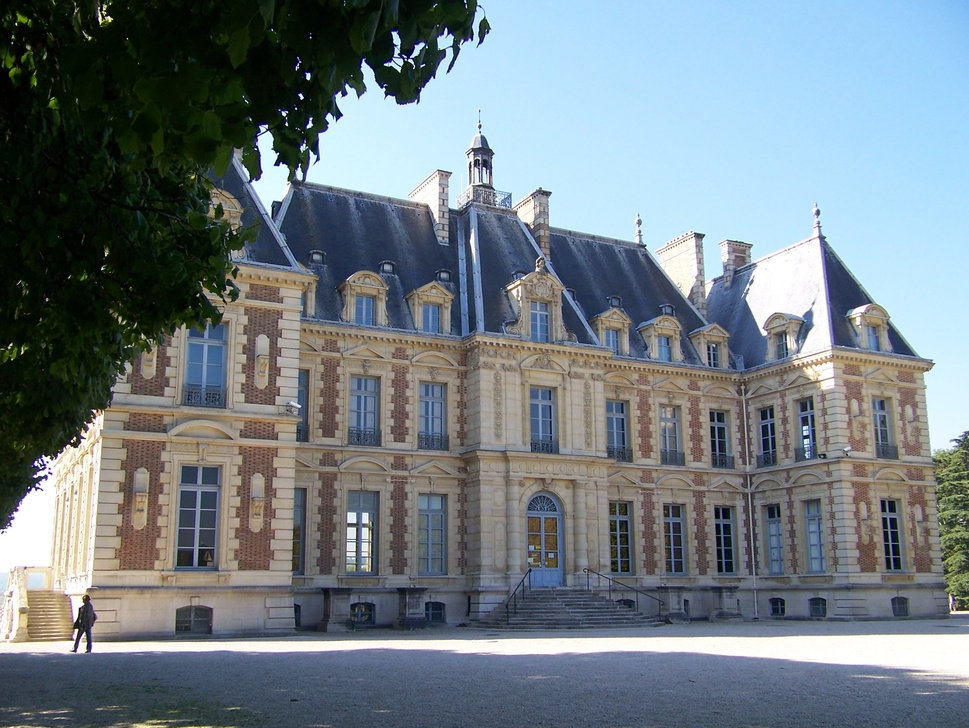
//> input picture 3DReconstruction/build/data_building/images/1.jpg, 969 x 728 px, shrunk from 2832 x 2128 before the run
$ ./edgeExtracting ../3DReconstruction/build/data_building/images/1.jpg   (built with g++ and OpenCV 4)
//> lines starting //> are read from the running program, lines starting //| are printed output that depends on the picture
#include<iostream>

using namespace std;

#include<opencv4/opencv2/core/core.hpp>
#include<opencv4/opencv2/highgui/highgui.hpp>

cv::Mat edgeExtract_byArray(cv::Mat image_gray){
    cv::Mat image_edge = image_gray.clone();

    //使用循环方式提取边缘
    //遍历图
    //行
    for(size_t y = 0;y < image_gray.rows;y++){
        //cv::Mat::ptr 获取行指针
        unsigned char *row_ptr = image_gray.ptr<unsigned char>(y);//row_ptr是第y行头指针
        for(size_t x = 0;x < image_gray.cols;x++){
            float sum = 0;
            //左边界
            if(x>0)sum += image_gray.at<unsigned char>(y,x-1);
            //右边界
            if(x<image_gray.cols-1) sum += image_gray.at<unsigned char>(y,x+1);
            sum += image_gray.at<unsigned char>(y,x);
            image_edge.at<unsigned char>(y,x)=sum/3.0;
        }
    }
    //列
    cv::Mat edge_tem = image_edge.clone();
    for(size_t y = 0;y < image_edge.rows;y++){
        //cv::Mat::ptr 获取行指针
        unsigned char *row_ptr = image_edge.ptr<unsigned char>(y);//row_ptr是第y行头指针
        for(size_t x = 0;x < image_edge.cols;x++){
            float sum = 0;
            //上边界
            if(y>0)sum += image_edge.at<unsigned char>(y-1,x);
            //下边界
            if(y<image_edge.rows-1) sum += image_edge.at<unsigned char>(y+1,x);
            sum += image_edge.at<unsigned char>(y,x);
            edge_tem.at<unsigned char>(y,x)=sum/3.0;
        }
    }
    //原图-平滑去噪 = 边缘图
    image_edge = (image_gray - edge_tem)*2;
    return image_edge;

}
int main(int argc , char **argv){
    cv::Mat image = cv::imread(argv[1]); //cv::imread 读取指定路径图像
//> image is the input picture: 728 rows x 969 cols, CV_8UC3; mean B, G, R 131.2, 124.8, 113.5

    if(image.data == nullptr){//数据不存在
        cerr<<"file "<<argv[1]<<" not exit. "<<endl;
        return 0;
    }

    cout<<"  "<<image.cols<<", height "<<image.rows<<", channels "<<image.channels()<<endl;
//|   969, height 728, channels 3
    cv::imshow("image",image);
    cv::waitKey(0);

    vector<cv::Mat> channels;
    split(image,channels);
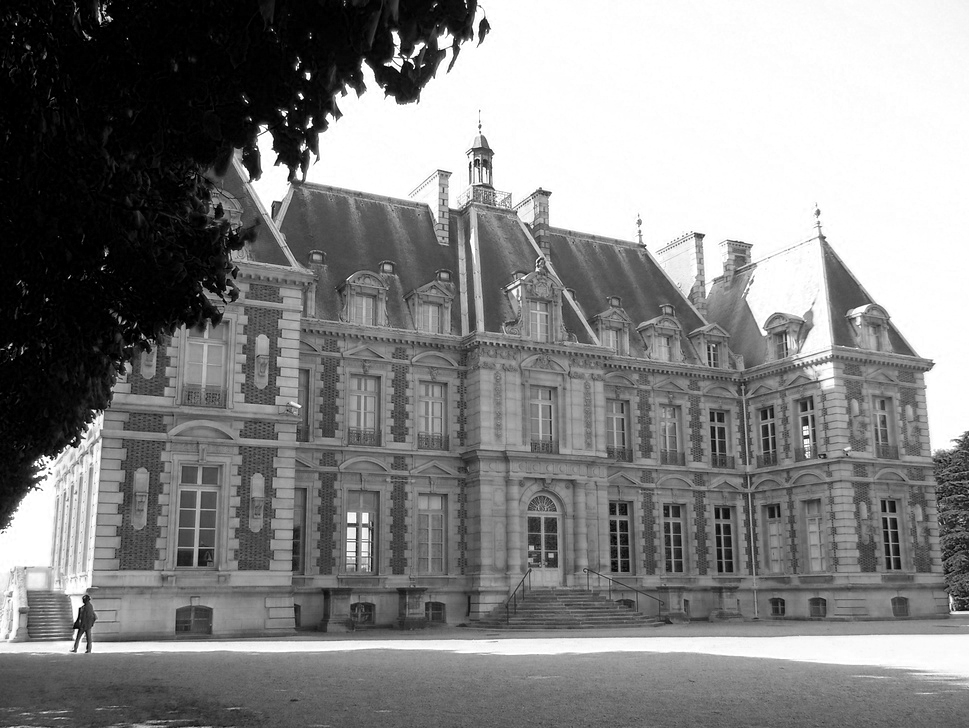
//> channels[0]: 728 rows x 969 cols, CV_8UC1; min 0, max 255, mean 131.2
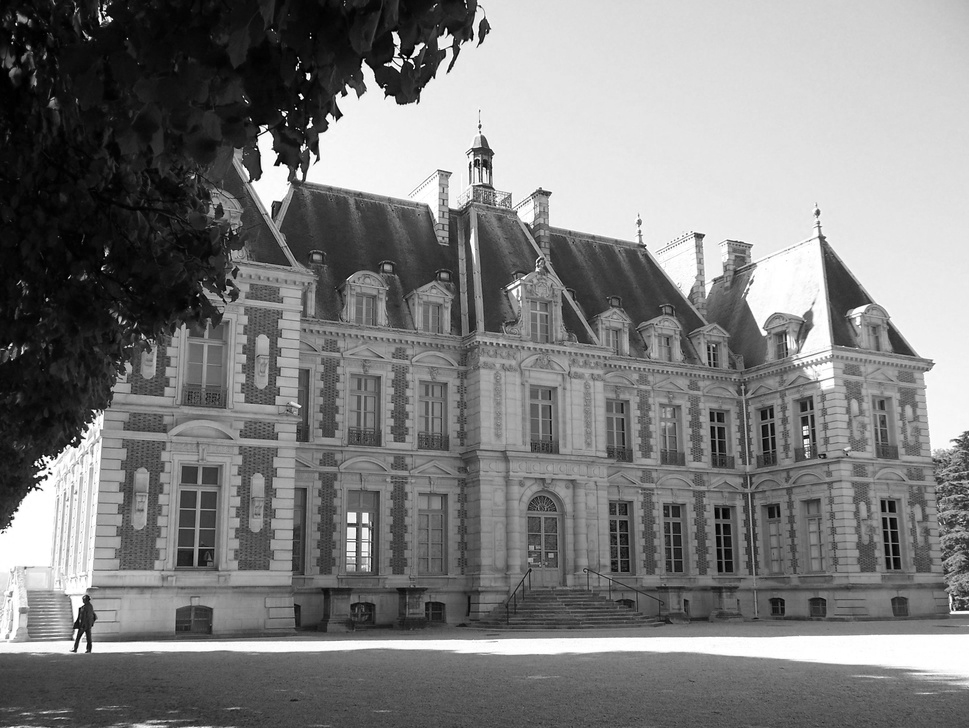
//> channels[1]: 728 rows x 969 cols, CV_8UC1; min 0, max 255, mean 124.8
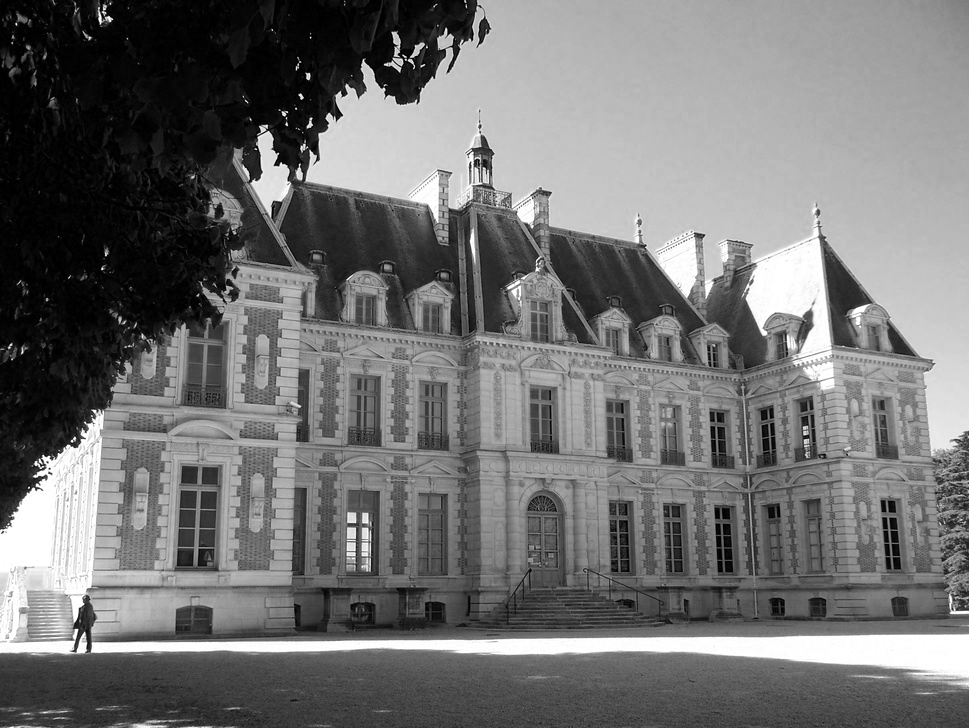
//> channels[2]: 728 rows x 969 cols, CV_8UC1; min 0, max 255, mean 113.5

    cv::Mat blue,green,red;
    blue = edgeExtract_byArray(channels.at(0));
//> in edgeExtract_byArray, `image_edge = (image_gray - edge_tem)*2;`:
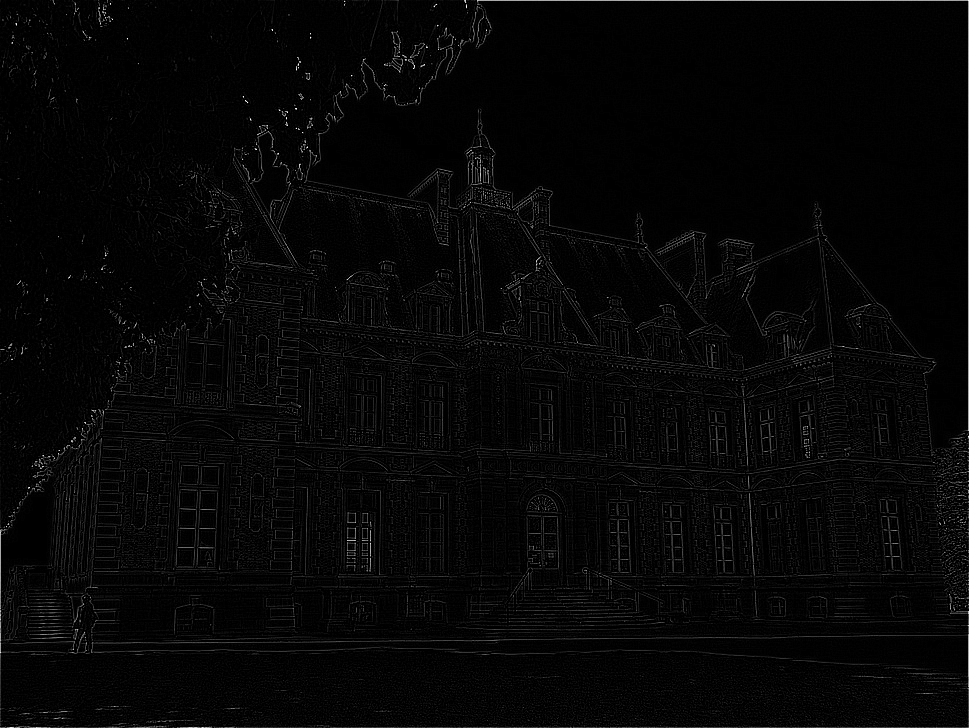
//> image_edge: 728 rows x 969 cols, CV_8UC1; min 0, max 255, mean 6.2
    cv::imshow("image_gray",blue);
    cv::waitKey(0);

    green = edgeExtract_byArray(channels.at(1));
    red = edgeExtract_byArray(channels.at(2));

    vector<cv::Mat> channels2;
    channels2.push_back(blue);
    channels2.push_back(green);
    channels2.push_back(red);
    merge(channels2,image);

    cv::imshow("image_eage",image);
    cv::waitKey(0);
return 1;
}

$ run again, on 3DReconstruction/build/data_building/images/2.jpg
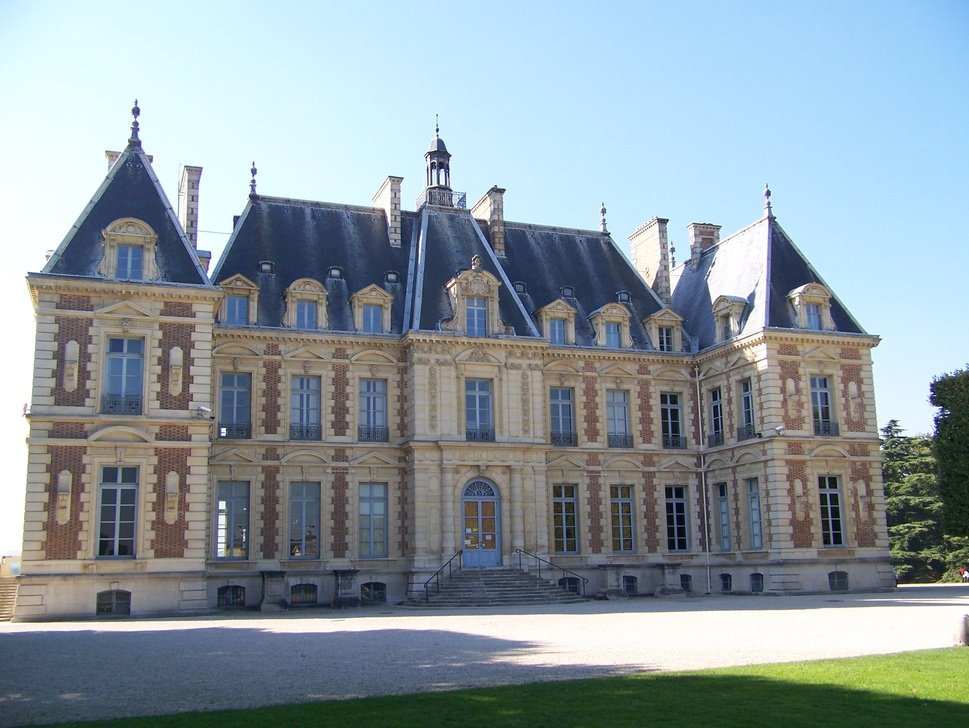
//> input picture 3DReconstruction/build/data_building/images/2.jpg, 969 x 728 px, shrunk from 2832 x 2128 before the run
//> image is the input picture: 728 rows x 969 cols, CV_8UC3; mean B, G, R 161.4, 154.4, 140.5
//|   969, height 728, channels 3
//> `split(image,channels);`:
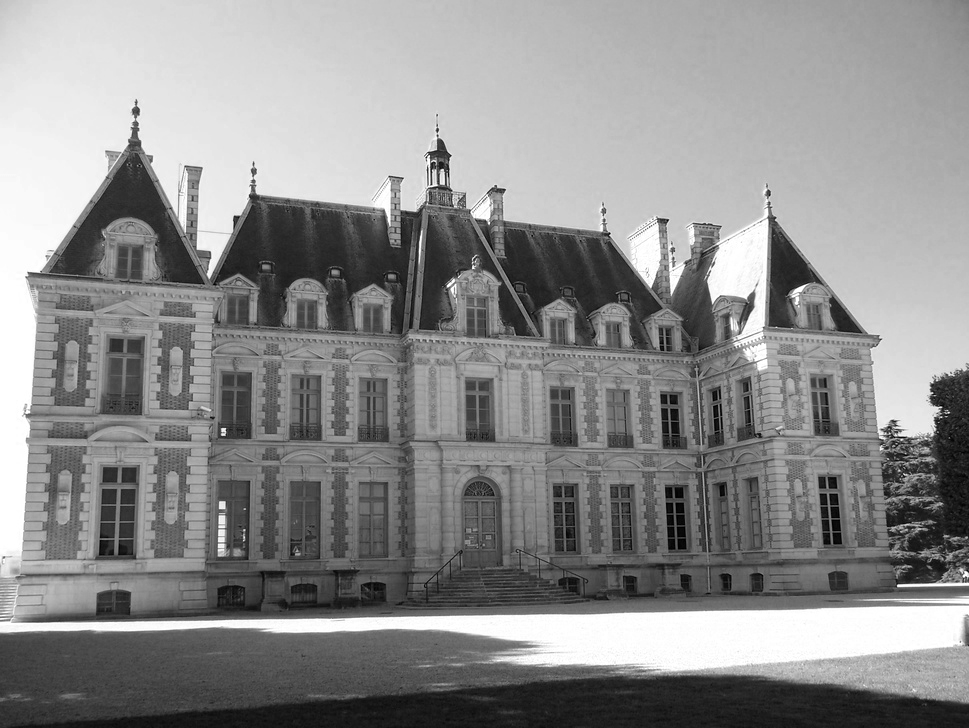
//> channels[2]: 728 rows x 969 cols, CV_8UC1; min 0, max 255, mean 140.5
//> in edgeExtract_byArray, `image_edge = (image_gray - edge_tem)*2;`:
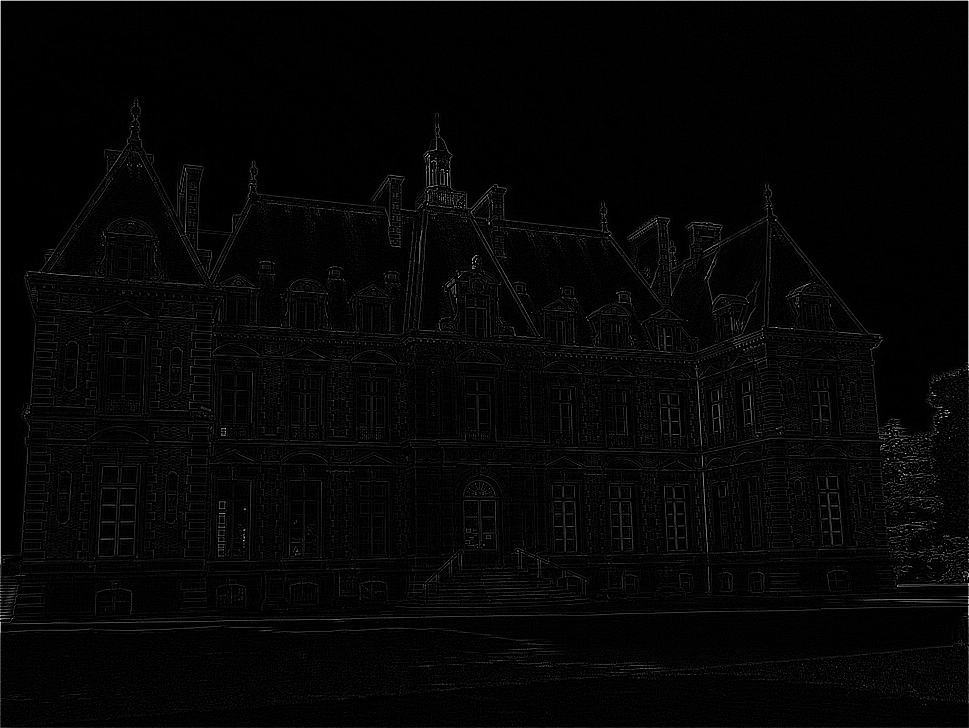
//> image_edge: 728 rows x 969 cols, CV_8UC1; min 0, max 255, mean 5.4

$ run again, on 3DReconstruction/build/data_building/images/3.jpg
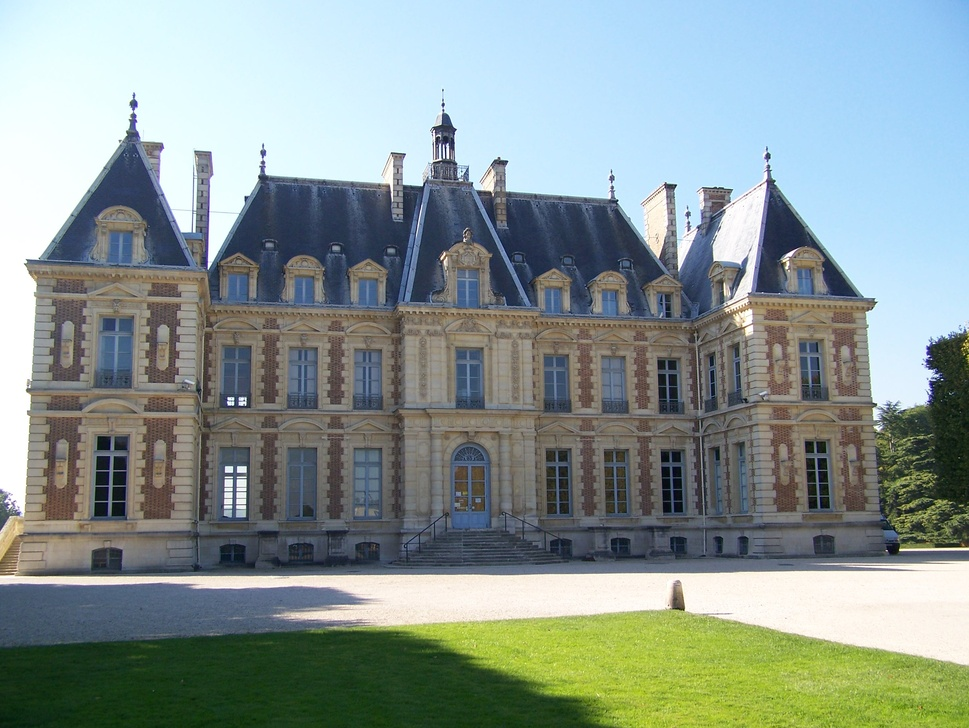
//> input picture 3DReconstruction/build/data_building/images/3.jpg, 969 x 728 px, shrunk from 2832 x 2128 before the run
//> image is the input picture: 728 rows x 969 cols, CV_8UC3; mean B, G, R 147.4, 150.2, 136.4
//|   969, height 728, channels 3
//> `split(image,channels);`:
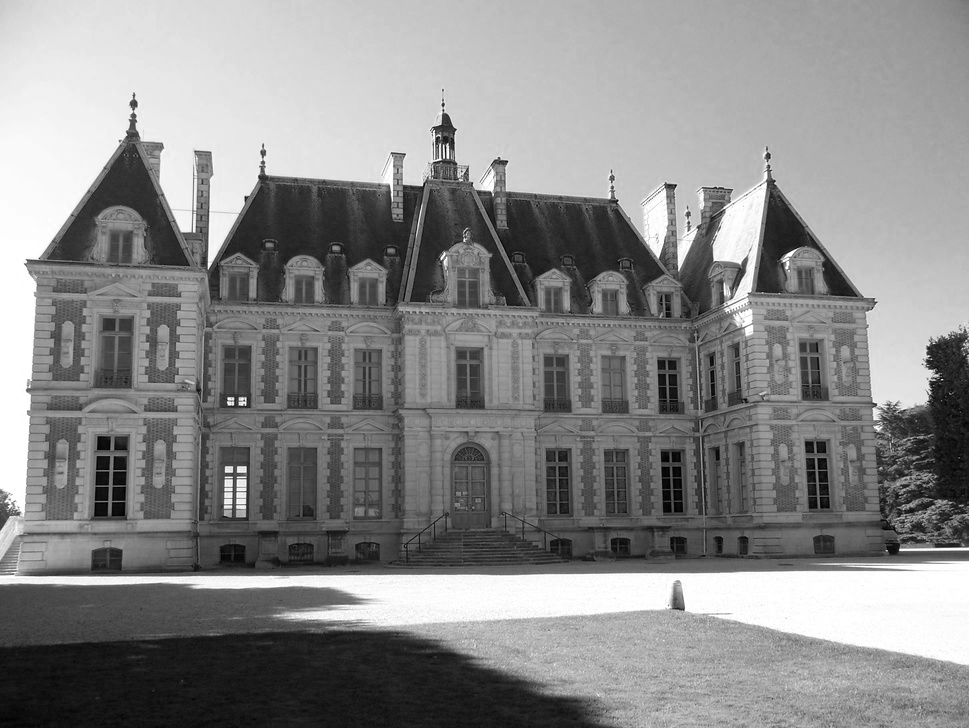
//> channels[2]: 728 rows x 969 cols, CV_8UC1; min 0, max 255, mean 136.4
//> in edgeExtract_byArray, `image_edge = (image_gray - edge_tem)*2;`:
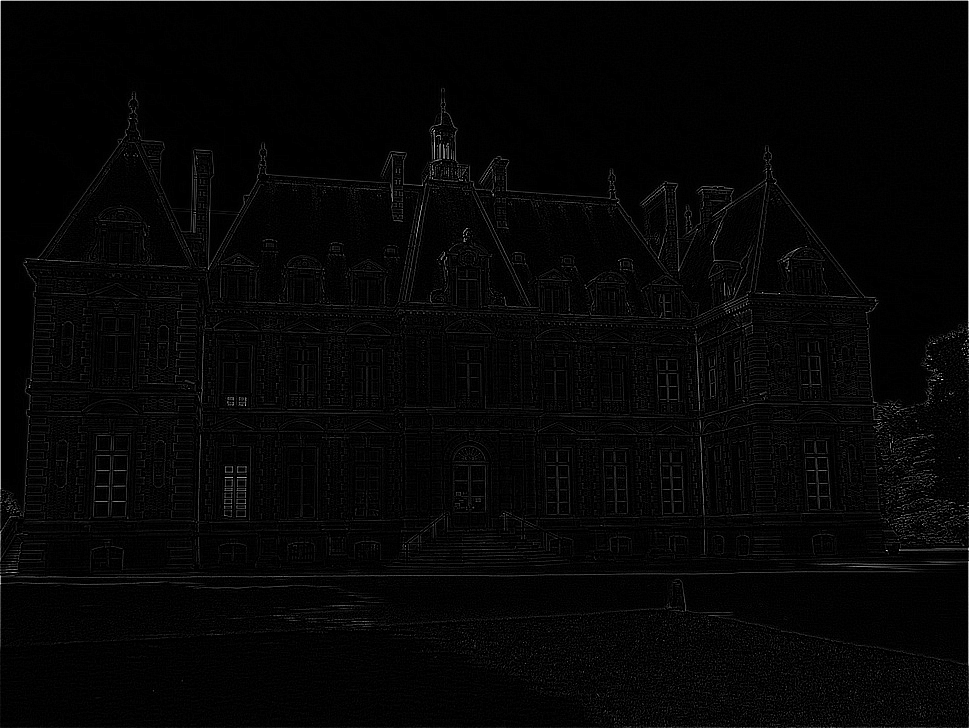
//> image_edge: 728 rows x 969 cols, CV_8UC1; min 0, max 255, mean 5.4
